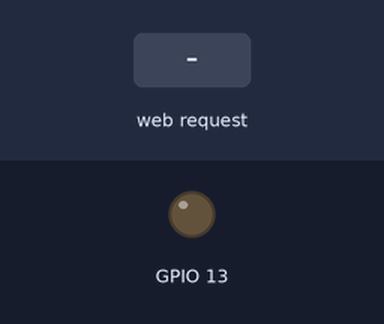
The sketch below on a simulated ESP32. Parts: output pins drawn as LEDs (lit = HIGH). The test bench sets the inputs (shaded band). WiFi joins after 1.5 s; servers stay silent unless stated; what the sketch prints to the serial monitor is not drawn.

Above: at 2.7 s.
2.8 s: HTTP request GET /13/on received
At 3.2 s:
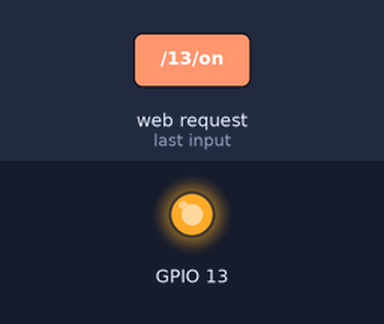
4.3 s: HTTP request GET /13/off received
At 5.6 s:
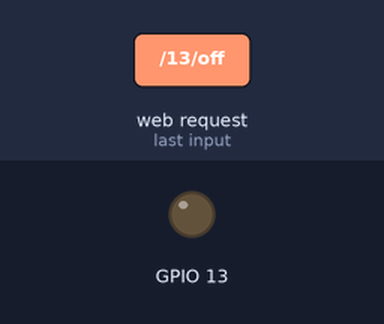
Timing chart, 0 to 7.3 s (numbered marks = the images above; inputs shaded):
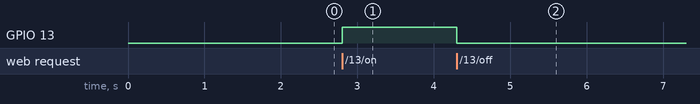

Measured:
- after the input at 2.8 s, GPIO 13: LOW → HIGH at once
- after the input at 4.3 s, GPIO 13: HIGH → LOW at once

The sketch:

webserver.ino
```cpp
#include<WiFi.h>

const char* ssid = "hello";
const char* password = "123456789";

WiFiServer server(80);

String header = "";

String buttonState = "";

void setup() {
    Serial.begin(115200);
    WiFi.begin(ssid,password);
    pinMode(13,OUTPUT);
    Serial.print("connecting");
    while(WiFi.status() != WL_CONNECTED ){
      delay(500);
      Serial.print(".");
    }
    Serial.println("WiFi connectd");
    Serial.println(WiFi.localIP());
    server.begin();
}

void loop() {
    WiFiClient client = server.available();
    if(client){
      String currentLine = "";
        while(client.connected()){
        if(client.available()){
          char c = client.read();
          header += c;
          if(c == '\n'){
          Serial.println("client connectd");

            if(currentLine.length() == 0 ){
          Serial.println("client ");

              client.println("HTTP/1.1 200/ OK");
              client.println("Content-type:text/html");
              client.println("Connection: close");
              client.println();
              if(header.indexOf("GET /13/on") >= 0){
                digitalWrite(13,HIGH);
                buttonState = "ON";
              }
              if(header.indexOf("GET /13/off") >= 0){
                digitalWrite(13,LOW);
                buttonState = "OFF";
              }
             client.println("<html><body><div align='center' ><h1> Webserver ESP32 </h1>");
            if(buttonState =="OFF"){
             client.println("<a href='/13/on' >OFF</a>");
            }
            else{
             client.println("<a href='/13/off' >ON</a>");
            }
            client.println("</div></body></html>");
            client.println();
            break;
          }
          else{
            currentLine="";
          }
        }else if(c != '\r'){
          currentLine += c;
        }
    }
  }
  header = "";
    client.stop();
}
}
```
